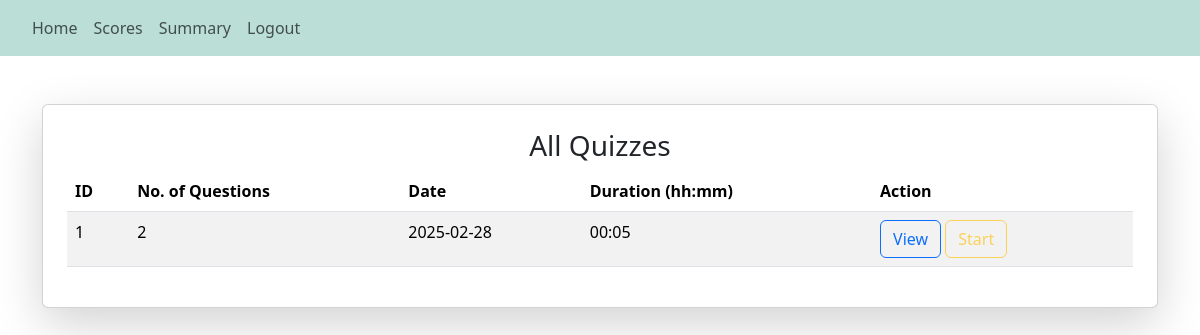
/user (signed in), run on an earlier commit of the app's database.
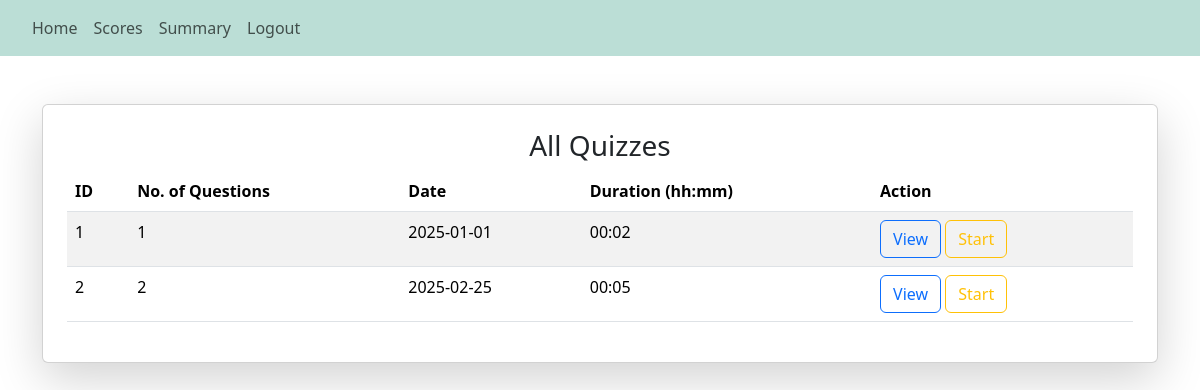
And on a later commit of the database.
### backend/models.py (models this page shows)
class Quiz(db.Model):
    __tablename__ = "quiz"
    id = db.Column(db.Integer, primary_key=True)
    date = db.Column(db.Date, nullable=False)
    duration = db.Column(db.Integer, nullable=False)
    chapter_id = db.Column(db.Integer, db.ForeignKey('chapter.id'), nullable=False)
    questions = db.relationship('Question', backref='quiz', lazy=True)
    scores = db.relationship('Score', backref='quiz', lazy=True)

### backend/controllers.py (the view)
@app.route("/user")
@login_required
def user():
    quizzes = Quiz.query.order_by(Quiz.date).all()
    today= datetime.today().date()
    for quiz in quizzes:
        quiz.active = (quiz.date <= today)
    return render_template("user.html", user=current_user, quizzes = quizzes)

### app.py (called while the page is built)
def start():
    quiz_app = Flask(__name__)
    quiz_app.config["SQLALCHEMY_DATABASE_URI"]="sqlite:///quiz_db.sqlite3"
    quiz_app.config["SECRET_KEY"] = "this_is_a_secret_for_quiz_app"
    db.init_app(quiz_app)
    quiz_app.app_context().push()
    quiz_app.debug = True
    db.create_all()
    create_admin()
    login_manager = LoginManager()
    login_manager.login_view = 'login'
    login_manager.init_app(quiz_app)
    @login_manager.user_loader
    def load_user(id):
        return User.query.get(int(id))
    print("Quiz app is running... ")

### templates/user.html (shortened to what this page needs)
{% extends "base.html" %}  {% block nav %}
<nav class="navbar navbar-expand-lg navbar-light">
  <div class="collapse navbar-collapse mx-4" id="navbarSupportedContent">
    <ul class="navbar-nav mr-auto">
      <li class="nav-item active">
        <a class="nav-link" href="/user">Home</a>
      </li>
      <li class="nav-item">
        <a class="nav-link" href="/user_scores">Scores</a>
      </li>
      <li class="nav-item">
        <a class="nav-link" href="/user_summary">Summary</a>
      </li>
      <li class="nav-item">
        <a class="nav-link" href="/logout">Logout</a>
      </li>
    </ul>
  </div>
</nav>
{% endblock %} {% block content %}
<div class="container mt-5">
  <div class="card shadow-lg bg-white p-4 rounded table-responsive">
    <h3 class="text-center">All Quizzes</h3>
    <table class="table table-striped">
      {% if quizzes %}
      <thead>
        <tr>
          <th>ID</th>
          <th>No. of Questions</th>
          <th>Date</th>
          <th>Duration (hh:mm)</th>
          <th>Action</th>
        </tr>
      </thead>
      <tbody>
        {% for quiz in quizzes %}
        <tr>
          <td>{{  loop.index }}</td>
          <td>{{ quiz.questions|length }}</td>
          <td>{{ quiz.date.strftime('%Y-%m-%d') }}</td>
          <td>{{ quiz.duration }}</td>
          <td>
            <a href="/quiz_view/{{ quiz.id }}/" class="btn btn-outline-primary">View</a>
            <a href="/quiz_start/{{ quiz.id }}/" class="btn btn-outline-warning
            {% if not quiz.active %}disabled{% endif %}">Start</a>
          </td>
        </tr>
        {% endfor %}
      </tbody>
    </table>
    {% else %}
    <h3 class="text-center mt-5">No Questions found</h3>
    {% endif %}
  </div>
</div>
{% endblock %}

What changed in the data, as far as the page shows it:
removed Quiz: questions|length "2", date "2025-02-28", duration "00:05"
added Quiz: questions|length "1", date "2025-01-01", duration "00:02"
added Quiz: questions|length "2", date "2025-02-25", duration "00:05"
